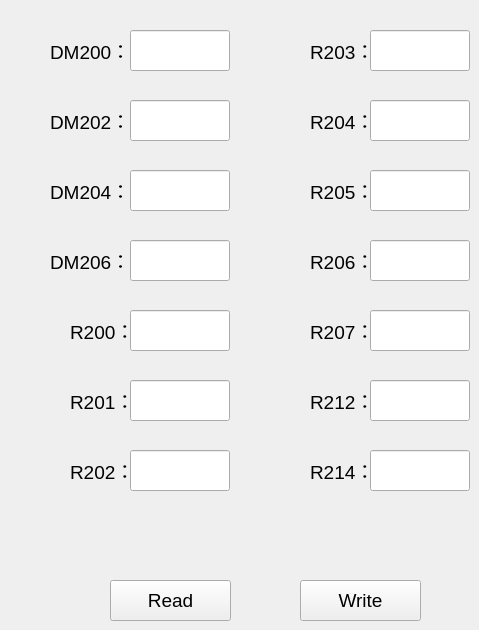
       <widget class="QWidget" name="tab_7">
        <attribute name="title">
         <string>Commend Demo</string>
        </attribute>
        <widget class="QLabel" name="lbl_DM204">
         <property name="geometry">
          <rect>
           <x>50</x>
           <y>170</y>
           <width>121</width>
           <height>41</height>
          </rect>
         </property>
         <property name="font">
          <font>
           <pointsize>14</pointsize>
          </font>
         </property>
         <property name="text">
          <string>DM204：</string>
         </property>
        </widget>
        <widget class="QLabel" name="lbl_DM206">
         <property name="geometry">
          <rect>
           <x>50</x>
           <y>240</y>
           <width>121</width>
           <height>41</height>
          </rect>
         </property>
         <property name="font">
          <font>
           <pointsize>14</pointsize>
          </font>
         </property>
         <property name="text">
          <string>DM206：</string>
         </property>
        </widget>
        <widget class="QLabel" name="lbl_R200">
         <property name="geometry">
          <rect>
           <x>70</x>
           <y>310</y>
           <width>121</width>
           <height>41</height>
          </rect>
         </property>
         <property name="font">
          <font>
           <pointsize>14</pointsize>
          </font>
         </property>
         <property name="text">
          <string>R200：</string>
         </property>
        </widget>
        <widget class="QLineEdit" name="R206_Edit">
         <property name="geometry">
          <rect>
           <x>370</x>
           <y>240</y>
           <width>100</width>
           <height>41</height>
          </rect>
         </property>
         <property name="font">
          <font>
           <pointsize>14</pointsize>
          </font>
         </property>
         <property name="text">
          <string/>
         </property>
        </widget>
        <widget class="QLineEdit" name="DM202_Edit">
         <property name="geometry">
          <rect>
           <x>130</x>
           <y>100</y>
           <width>100</width>
           <height>41</height>
          </rect>
         </property>
         <property name="font">
          <font>
           <pointsize>14</pointsize>
          </font>
         </property>
         <property name="text">
          <string/>
         </property>
        </widget>
        <widget class="QLineEdit" name="DM200_Edit">
         <property name="geometry">
          <rect>
           <x>130</x>
           <y>30</y>
           <width>100</width>
           <height>41</height>
          </rect>
         </property>
         <property name="font">
          <font>
           <pointsize>14</pointsize>
          </font>
         </property>
         <property name="text">
          <string/>
         </property>
        </widget>
        <widget class="QLabel" name="lbl_R206">
         <property name="geometry">
          <rect>
           <x>310</x>
           <y>240</y>
           <width>121</width>
           <height>41</height>
          </rect>
         </property>
         <property name="font">
          <font>
           <pointsize>14</pointsize>
          </font>
         </property>
         <property name="text">
          <string>R206：</string>
         </property>
        </widget>
        <widget class="QLineEdit" name="R202_Edit">
         <property name="geometry">
          <rect>
           <x>130</x>
           <y>450</y>
           <width>100</width>
           <height>41</height>
          </rect>
         </property>
         <property name="font">
          <font>
           <pointsize>14</pointsize>
          </font>
         </property>
         <property name="text">
          <string/>
         </property>
        </widget>
        <widget class="QLabel" name="lbl_R203">
         <property name="geometry">
          <rect>
           <x>310</x>
           <y>30</y>
           <width>121</width>
           <height>41</height>
          </rect>
         </property>
         <property name="font">
          <font>
           <pointsize>14</pointsize>
          </font>
         </property>
         <property name="text">
          <string>R203：</string>
         </property>
        </widget>
        <widget class="QPushButton" name="puB_read">
         <property name="geometry">
          <rect>
           <x>110</x>
           <y>580</y>
           <width>121</width>
           <height>41</height>
          </rect>
         </property>
         <property name="font">
          <font>
           <pointsize>14</pointsize>
          </font>
         </property>
         <property name="text">
          <string>Read</string>
         </property>
        </widget>
        <widget class="QLabel" name="lbl_R204">
         <property name="geometry">
          <rect>
           <x>310</x>
           <y>100</y>
           <width>121</width>
           <height>41</height>
          </rect>
         </property>
         <property name="font">
          <font>
           <pointsize>14</pointsize>
          </font>
         </property>
         <property name="text">
          <string>R204：</string>
         </property>
        </widget>
        <widget class="QLineEdit" name="R203_Edit">
         <property name="geometry">
          <rect>
           <x>370</x>
           <y>30</y>
           <width>100</width>
           <height>41</height>
          </rect>
         </property>
         <property name="font">
          <font>
           <pointsize>14</pointsize>
          </font>
         </property>
         <property name="text">
          <string/>
         </property>
        </widget>
        <widget class="QLineEdit" name="R207_Edit">
         <property name="geometry">
          <rect>
           <x>370</x>
           <y>310</y>
           <width>100</width>
           <height>41</height>
          </rect>
         </property>
         <property name="font">
          <font>
           <pointsize>14</pointsize>
          </font>
         </property>
         <property name="text">
          <string/>
         </property>
        </widget>
        <widget class="QLineEdit" name="R201_Edit">
         <property name="geometry">
          <rect>
           <x>130</x>
           <y>380</y>
           <width>100</width>
           <height>41</height>
          </rect>
         </property>
         <property name="font">
          <font>
           <pointsize>14</pointsize>
          </font>
         </property>
         <property name="text">
          <string/>
         </property>
        </widget>
        <widget class="QLabel" name="lbl_DM200">
         <property name="geometry">
          <rect>
           <x>50</x>
           <y>30</y>
           <width>121</width>
           <height>41</height>
          </rect>
         </property>
         <property name="font">
          <font>
           <pointsize>14</pointsize>
           <stylestrategy>PreferDefault</stylestrategy>
          </font>
         </property>
         <property name="text">
          <string>DM200：</string>
         </property>
        </widget>
        <widget class="QLineEdit" name="R200_Edit">
         <property name="geometry">
          <rect>
           <x>130</x>
           <y>310</y>
           <width>100</width>
           <height>41</height>
          </rect>
         </property>
         <property name="font">
          <font>
           <pointsize>14</pointsize>
          </font>
         </property>
         <property name="text">
          <string/>
         </property>
        </widget>
        <widget class="QLineEdit" name="R204_Edit">
         <property name="geometry">
          <rect>
           <x>370</x>
           <y>100</y>
           <width>100</width>
           <height>41</height>
          </rect>
         </property>
         <property name="font">
          <font>
           <pointsize>14</pointsize>
          </font>
         </property>
         <property name="text">
          <string/>
         </property>
        </widget>
        <widget class="QLabel" name="lbl_R205">
         <property name="geometry">
          <rect>
           <x>310</x>
           <y>170</y>
           <width>121</width>
           <height>41</height>
          </rect>
         </property>
         <property name="font">
          <font>
           <pointsize>14</pointsize>
          </font>
         </property>
         <property name="text">
          <string>R205：</string>
         </property>
        </widget>
        <widget class="QPushButton" name="puB_write">
         <property name="enabled">
          <bool>true</bool>
         </property>
         <property name="geometry">
          <rect>
           <x>300</x>
           <y>580</y>
           <width>121</width>
           <height>41</height>
          </rect>
         </property>
         <property name="font">
          <font>
           <pointsize>14</pointsize>
          </font>
         </property>
         <property name="text">
          <string>Write</string>
         </property>
        </widget>
        <widget class="QLabel" name="lbl_DM202">
         <property name="geometry">
          <rect>
           <x>50</x>
           <y>100</y>
           <width>121</width>
           <height>41</height>
          </rect>
         </property>
         <property name="font">
          <font>
           <pointsize>14</pointsize>
          </font>
         </property>
         <property name="text">
          <string>DM202：</string>
         </property>
        </widget>
        <widget class="QLineEdit" name="DM206_Edit">
         <property name="geometry">
          <rect>
           <x>130</x>
           <y>240</y>
           <width>100</width>
           <height>41</height>
          </rect>
         </property>
         <property name="font">
          <font>
           <pointsize>14</pointsize>
          </font>
         </property>
         <property name="text">
          <string/>
         </property>
        </widget>
        <widget class="QLabel" name="lbl_R202">
         <property name="geometry">
          <rect>
           <x>70</x>
           <y>450</y>
           <width>121</width>
           <height>41</height>
          </rect>
         </property>
         <property name="font">
          <font>
           <pointsize>14</pointsize>
          </font>
         </property>
         <property name="text">
          <string>R202：</string>
         </property>
        </widget>
        <widget class="QLabel" name="lbl_R201">
         <property name="geometry">
          <rect>
           <x>70</x>
           <y>380</y>
           <width>121</width>
           <height>41</height>
          </rect>
         </property>
         <property name="font">
          <font>
           <pointsize>14</pointsize>
          </font>
         </property>
         <property name="text">
          <string>R201：</string>
         </property>
        </widget>
        <widget class="QLineEdit" name="DM204_Edit">
         <property name="geometry">
          <rect>
           <x>130</x>
           <y>170</y>
           <width>100</width>
           <height>41</height>
          </rect>
         </property>
         <property name="font">
          <font>
           <pointsize>14</pointsize>
          </font>
         </property>
         <property name="text">
          <string/>
         </property>
        </widget>
        <widget class="QLineEdit" name="R205_Edit">
         <property name="geometry">
          <rect>
           <x>370</x>
           <y>170</y>
           <width>100</width>
           <height>41</height>
          </rect>
         </property>
         <property name="font">
          <font>
           <pointsize>14</pointsize>
          </font>
         </property>
         <property name="text">
          <string/>
         </property>
        </widget>
        <widget class="QLabel" name="lbl_R207">
         <property name="geometry">
          <rect>
           <x>310</x>
           <y>310</y>
           <width>121</width>
           <height>41</height>
          </rect>
         </property>
         <property name="font">
          <font>
           <pointsize>14</pointsize>
          </font>
         </property>
         <property name="text">
          <string>R207：</string>
         </property>
        </widget>
        <widget class="QLabel" name="lbl_R212">
         <property name="geometry">
          <rect>
           <x>310</x>
           <y>380</y>
           <width>121</width>
           <height>41</height>
          </rect>
         </property>
         <property name="font">
          <font>
           <pointsize>14</pointsize>
          </font>
         </property>
         <property name="text">
          <string>R212：</string>
         </property>
        </widget>
        <widget class="QLineEdit" name="R212_Edit">
         <property name="geometry">
          <rect>
           <x>370</x>
           <y>380</y>
           <width>100</width>
           <height>41</height>
          </rect>
         </property>
         <property name="font">
          <font>
           <pointsize>14</pointsize>
          </font>
         </property>
         <property name="text">
          <string/>
         </property>
        </widget>
        <widget class="QLabel" name="lbl_R214">
         <property name="geometry">
          <rect>
           <x>310</x>
           <y>450</y>
           <width>121</width>
           <height>41</height>
          </rect>
         </property>
         <property name="font">
          <font>
           <pointsize>14</pointsize>
          </font>
         </property>
         <property name="text">
          <string>R214：</string>
         </property>
        </widget>
        <widget class="QLineEdit" name="R214_Edit">
         <property name="geometry">
          <rect>
           <x>370</x>
           <y>450</y>
           <width>100</width>
           <height>41</height>
          </rect>
         </property>
         <property name="font">
          <font>
           <pointsize>14</pointsize>
          </font>
         </property>
         <property name="text">
          <string/>
         </property>
        </widget>
       </widget>
